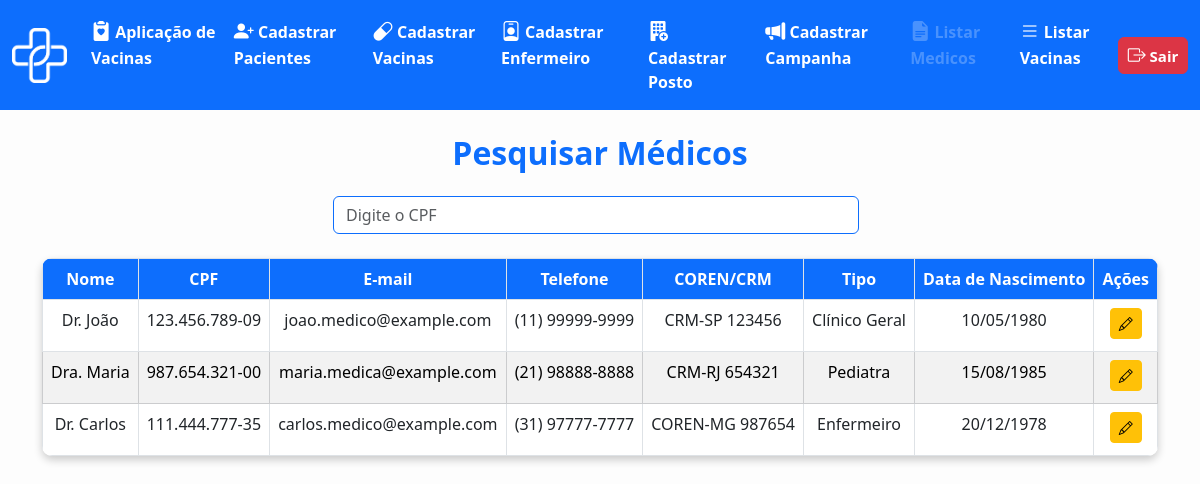
/admin/listamedico.php, run on an earlier commit of the app's database.
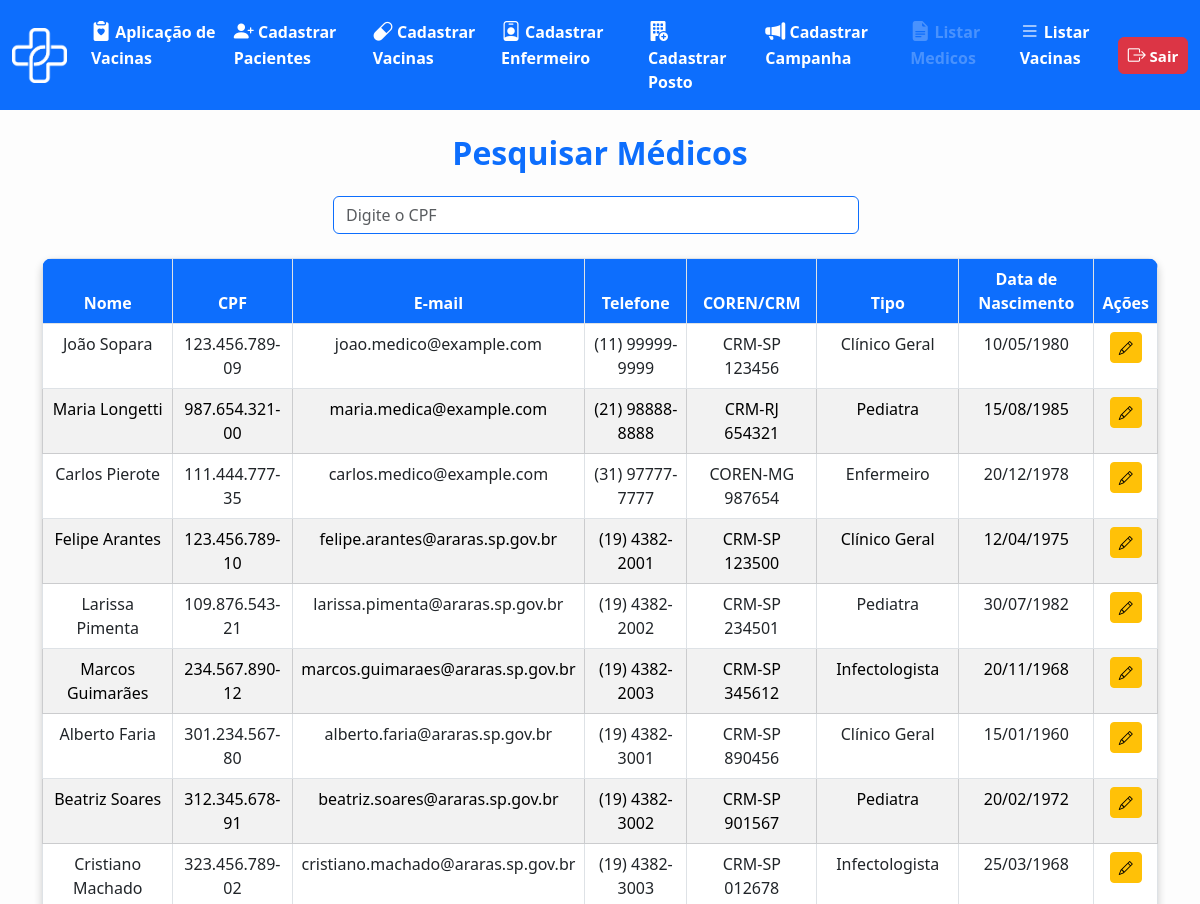
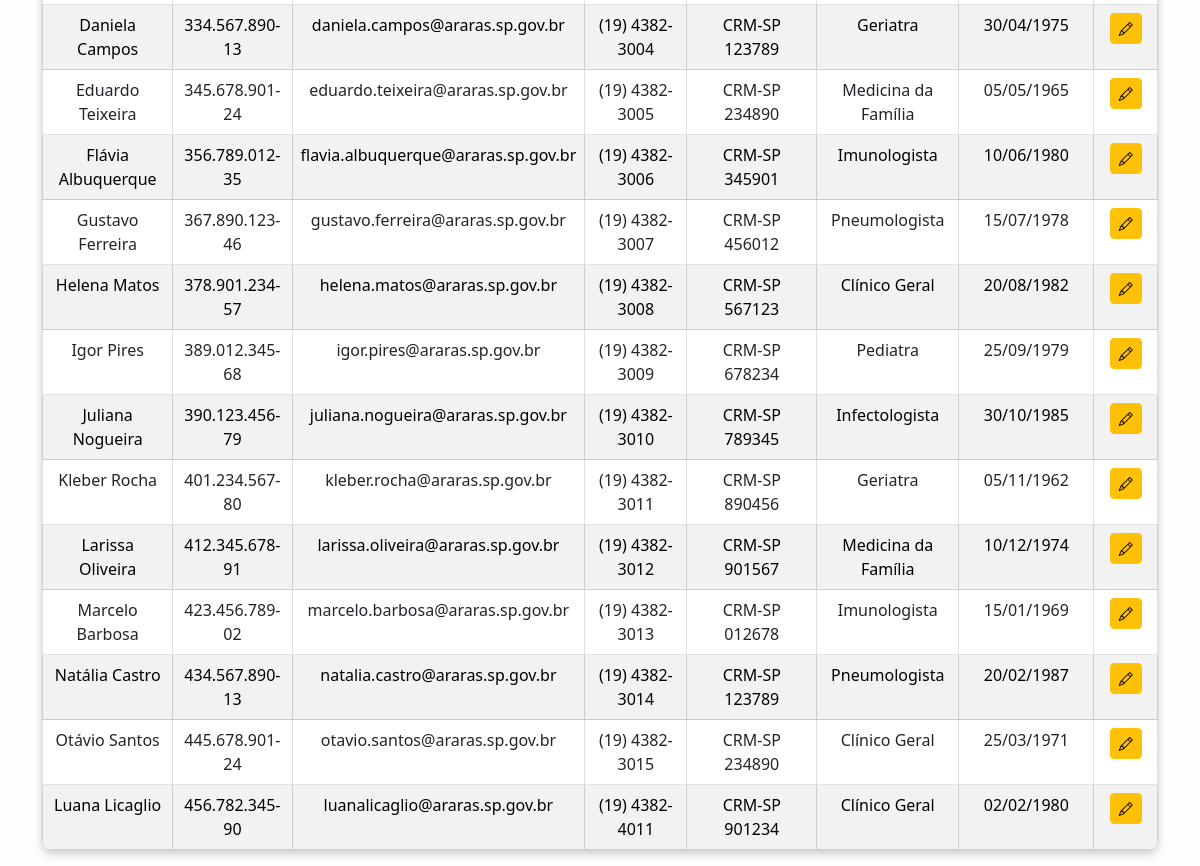
And on a later commit of the database (2 pictures, top to bottom).
### tables this page shows
CREATE TABLE `medico` (
  `id_medico` int(11) NOT NULL,
  `nome_medico` varchar(100) NOT NULL,
  `cpf` varchar(11) NOT NULL,
  `email_medico` varchar(100) NOT NULL,
  `tel_medico` varchar(11) NOT NULL,
  `coren_crm` varchar(20) NOT NULL,
  `tipo_medico` varchar(50) NOT NULL,
  `naci_medico` date NOT NULL,
  `id_posto` int(11) NOT NULL,
  `senha` varchar(100) NOT NULL
);

### admin/listamedico.php (the view, shortened to what the changed rows need)
<?php
include('../outros/db_connect.php');
$sql = "SELECT * FROM medico";
$stmt = $conn->prepare($sql);
$stmt->execute();
$result = $stmt->get_result();
    ?>
<!DOCTYPE html>
<html lang="pt-BR">
<head>
    <link rel="stylesheet" href="../bootstrap/bootstrap-5.3.6-dist/css/bootstrap.min.css">
    <link href="https://cdn.jsdelivr.net/npm/bootstrap-icons/font/bootstrap-icons.css" rel="stylesheet">
    <link href="https://cdn.jsdelivr.net/npm/bootstrap@5.3.0/dist/css/bootstrap.min.css" rel="stylesheet">
</head>
<body>
    <div class="container mt-4">
        <h2 class="text-center text-primary fw-bold">Pesquisar Médicos</h2>
        <br>
        <div id="tabela-medicos" class="d-flex justify-content-center">
            <table class="table table-bordered text-center mx-auto">
                <thead>
                    <tr>
                        <th>Nome</th>
                        <th>CPF</th>
                        <th>E-mail</th>
                        <th>Telefone</th>
                        <th>COREN/CRM</th>
                        <th>Tipo</th>
                        <th>Data de Nascimento</th>
                        <th>Ações</th>
                    </tr>
                </thead>
                <tbody>
                    <?php
                    $rowIndex = 0;
                    while ($row = $result->fetch_assoc()):
                        $rowClass = ($rowIndex === 0) ? 'bg-white' : (($rowIndex % 2 === 1) ? 'table-secondary' : 'bg-white');
                        ?>
                        <tr class="<?php echo $rowClass; ?>">
                            <td><?php echo htmlspecialchars($row['nome_medico']); ?></td>
                            <td>
                                <?php
                                $cpf = $row['cpf'];
                                echo preg_replace("/(\d{3})(\d{3})(\d{3})(\d{2})/", "$1.$2.$3-$4", $cpf);
                                ?>
                            </td>
                            <td><?php echo htmlspecialchars($row['email_medico']); ?></td>
                            <td>
                                <?php
                                $tel = $row['tel_medico'];
                                if (strlen($tel) == 11) {
                                    echo preg_replace("/(\d{2})(\d{5})(\d{4})/", "($1) $2-$3", $tel);
                                } elseif (strlen($tel) == 10) {
                                    echo preg_replace("/(\d{2})(\d{4})(\d{4})/", "($1) $2-$3", $tel);
                                } else {
                                    echo htmlspecialchars($tel);
                                }
                                ?>
                            </td>
                            <td><?php echo htmlspecialchars($row['coren_crm']); ?></td>
                            <td><?php echo htmlspecialchars($row['tipo_medico']); ?></td>
                            <td>
                                <?php
                                $data = $row['naci_medico'];
                                echo date('d/m/Y', strtotime($data));
                                ?>
                            </td>
                            <td>
                                <a href="editar_medico.php?id=<?php echo $row['id_medico']; ?>"
                                    class="btn btn-sm btn-warning mb-1" title="Editar Informações">
                                    <i class="bi bi-pencil"></i>
                                </a>
                            </td>
                        </tr>
                        <?php $rowIndex++; endwhile; ?>
                </tbody>
            </table>
        </div>
    </div>
</body>
</html>

What changed in the data, as far as the page shows it:
changed medico "joao.medico@example.com": nome_medico "Dr. João" → "João Sopara"
changed medico "maria.medica@example.com": nome_medico "Dra. Maria" → "Maria Longetti"
changed medico "carlos.medico@example.com": nome_medico "Dr. Carlos" → "Carlos Pierote"
added medico: nome_medico "Felipe Arantes", cpf "123.456.789-10", email_medico "felipe.arantes@araras.sp.gov.br", tel_medico "(19) 4382-2001", coren_crm "CRM-SP 123500", tipo_medico "Clínico Geral", naci_medico "12/04/1975"
added medico: nome_medico "Larissa Pimenta", cpf "109.876.543-21", email_medico "larissa.pimenta@araras.sp.gov.br", tel_medico "(19) 4382-2002", coren_crm "CRM-SP 234501", tipo_medico "Pediatra", naci_medico "30/07/1982"
added medico: nome_medico "Marcos Guimarães", cpf "234.567.890-12", email_medico "marcos.guimaraes@araras.sp.gov.br", tel_medico "(19) 4382-2003", coren_crm "CRM-SP 345612", tipo_medico "Infectologista", naci_medico "20/11/1968"
added medico: nome_medico "Alberto Faria", cpf "301.234.567-80", email_medico "alberto.faria@araras.sp.gov.br", tel_medico "(19) 4382-3001", coren_crm "CRM-SP 890456", tipo_medico "Clínico Geral", naci_medico "15/01/1960"
added medico: nome_medico "Beatriz Soares", cpf "312.345.678-91", email_medico "beatriz.soares@araras.sp.gov.br", tel_medico "(19) 4382-3002", coren_crm "CRM-SP 901567", tipo_medico "Pediatra", naci_medico "20/02/1972"
added medico: nome_medico "Cristiano Machado", cpf "323.456.789-02", email_medico "cristiano.machado@araras.sp.gov.br", tel_medico "(19) 4382-3003", coren_crm "CRM-SP 012678", tipo_medico "Infectologista", naci_medico "25/03/1968"
added medico: nome_medico "Daniela Campos", cpf "334.567.890-13", email_medico "daniela.campos@araras.sp.gov.br", tel_medico "(19) 4382-3004", coren_crm "CRM-SP 123789", tipo_medico "Geriatra", naci_medico "30/04/1975"
added medico: nome_medico "Eduardo Teixeira", cpf "345.678.901-24", email_medico "eduardo.teixeira@araras.sp.gov.br", tel_medico "(19) 4382-3005", coren_crm "CRM-SP 234890", tipo_medico "Medicina da Família", naci_medico "05/05/1965"
added medico: nome_medico "Flávia Albuquerque", cpf "356.789.012-35", email_medico "flavia.albuquerque@araras.sp.gov.br", tel_medico "(19) 4382-3006", coren_crm "CRM-SP 345901", tipo_medico "Imunologista", naci_medico "10/06/1980"
added medico: nome_medico "Gustavo Ferreira", cpf "367.890.123-46", email_medico "gustavo.ferreira@araras.sp.gov.br", tel_medico "(19) 4382-3007", coren_crm "CRM-SP 456012", tipo_medico "Pneumologista", naci_medico "15/07/1978"
added medico: nome_medico "Helena Matos", cpf "378.901.234-57", email_medico "helena.matos@araras.sp.gov.br", tel_medico "(19) 4382-3008", coren_crm "CRM-SP 567123", tipo_medico "Clínico Geral", naci_medico "20/08/1982"
added medico: nome_medico "Igor Pires", cpf "389.012.345-68", email_medico "igor.pires@araras.sp.gov.br", tel_medico "(19) 4382-3009", coren_crm "CRM-SP 678234", tipo_medico "Pediatra", naci_medico "25/09/1979"
added medico: nome_medico "Juliana Nogueira", cpf "390.123.456-79", email_medico "juliana.nogueira@araras.sp.gov.br", tel_medico "(19) 4382-3010", coren_crm "CRM-SP 789345", tipo_medico "Infectologista", naci_medico "30/10/1985"
added medico: nome_medico "Kleber Rocha", cpf "401.234.567-80", email_medico "kleber.rocha@araras.sp.gov.br", tel_medico "(19) 4382-3011", coren_crm "CRM-SP 890456", tipo_medico "Geriatra", naci_medico "05/11/1962"
added medico: nome_medico "Larissa Oliveira", cpf "412.345.678-91", email_medico "larissa.oliveira@araras.sp.gov.br", tel_medico "(19) 4382-3012", coren_crm "CRM-SP 901567", tipo_medico "Medicina da Família", naci_medico "10/12/1974"
added medico: nome_medico "Marcelo Barbosa", cpf "423.456.789-02", email_medico "marcelo.barbosa@araras.sp.gov.br", tel_medico "(19) 4382-3013", coren_crm "CRM-SP 012678", tipo_medico "Imunologista", naci_medico "15/01/1969"
added medico: nome_medico "Natália Castro", cpf "434.567.890-13", email_medico "natalia.castro@araras.sp.gov.br", tel_medico "(19) 4382-3014", coren_crm "CRM-SP 123789", tipo_medico "Pneumologista", naci_medico "20/02/1987"
added medico: nome_medico "Otávio Santos", cpf "445.678.901-24", email_medico "otavio.santos@araras.sp.gov.br", tel_medico "(19) 4382-3015", coren_crm "CRM-SP 234890", tipo_medico "Clínico Geral", naci_medico "25/03/1971"
added medico: nome_medico "Luana Licaglio", cpf "456.782.345-90", email_medico "luanalicaglio@araras.sp.gov.br", tel_medico "(19) 4382-4011", coren_crm "CRM-SP 901234", tipo_medico "Clínico Geral", naci_medico "02/02/1980"
